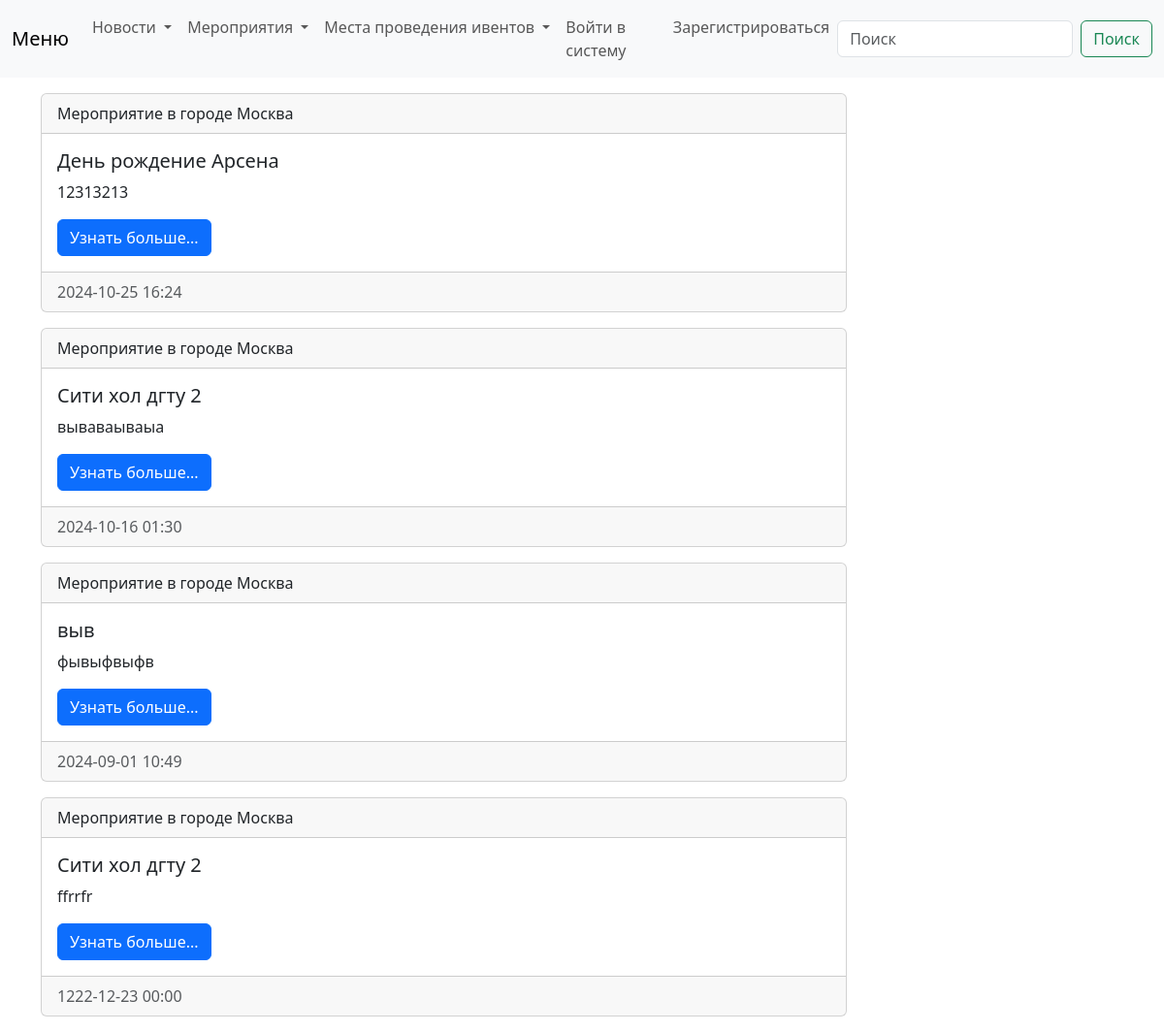
The app's page /news/city/2/ with its own data.
### news/models.py (models this page shows, shortened)
class Event(models.Model):
    name = models.CharField("Venue name", max_length=120)
    event_date = models.DateTimeField("Event Date")
    venue = models.ForeignKey(Venue, blank=True, null=True, on_delete=models.CASCADE)
    manager = models.ForeignKey(User, max_length=120, blank=True, null=True, on_delete=models.SET_NULL)
    description = models.TextField(blank=True)
    attendees = models.ManyToManyField(MyClubUser, blank=True)
    city = models.ForeignKey(City, on_delete=models.PROTECT, null=True)
    photo_event = models.ImageField(blank=True)
    approved = models.BooleanField("Опубликовать/одобрить", default = False)
    class Meta:
        verbose_name = 'Мероприятие'
        verbose_name_plural = 'Мероприятия'
        ordering = ['-event_date']

class City(models.Model):
    title = models.CharField(max_length=120, db_index=True)
    def __str__(self):
        return self.title
    class Meta:
        verbose_name = 'Город'
        verbose_name_plural = 'Города'
        ordering = ['title']

### news/views.py (the view)
# urls.py: path('city/<int:city_id>/', get_city, name='city'),
def get_city(request, city_id):
    event = Event.objects.filter(city_id=city_id)
    city = City.objects.get(pk=city_id)
    return render(request, 'news/city.html', {'event_list': event, 'city': city})

### news/templates/news/city.html (shortened to what this page needs)
{% extends "eventbase.html" %}
{% if event.approved %}
{% block content %}
{% for event in event_list %}
<div class=" card mb-3">
    <div class="card-header">
        Мероприятие в городе {{ event.city }}
    </div>
    <div class="card-body">
        <div class="media">
            <div class="media-boby">
                <h5 class="card-title">{{ event.name }}</h5>
                <p class="card-text">{{ event.description }}</p>
                <a href='{{ item.get_absolute_url }}' class="btn btn-primary">Узнать больше...</a>
            </div>
        </div>
    </div>
    {% block footer %}
    <div class="card-footer text-body-secondary">
        {{ event.event_date|date:"Y-m-d H:i" }}
    </div>
    {% endblock %}
</div>
{% endfor %}
{% endblock %}
{% endif %}

### mysite/static/css/styles.css (style rules this page uses)
body { background-color: #ccc; }

### records on screen
Event: city "Москва", name "День рождение Арсена", description "12313213", event_date "2024-10-25 16:24"
Event: city "Москва", name "Сити хол дгту 2", description "вываваываыа", event_date "2024-10-16 01:30"
Event: city "Москва", name "выв", description "фывыфвыфв", event_date "2024-09-01 10:49"
Event: city "Москва", name "Сити хол дгту 2", description "ffrrfr", event_date "1222-12-23 00:00"
